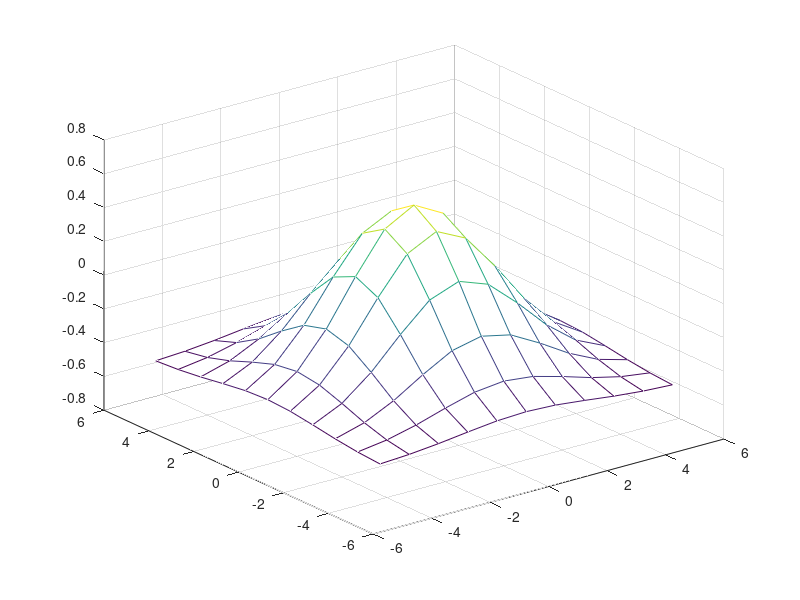

Recreate this plot in MATLAB.
clear;
x = [-5 : 1 : 5]';
y = x;
z = exp(-x .* x * 0.1) * exp(-y .* y * 0.1)' - 0.5;

% plot Gaussian function
mesh(x, y, z)

ndata = size(z, 1) * size(z, 2);
targets = reshape (z, 1, ndata);
[xx, yy] = meshgrid (x, y);
patterns = [reshape(xx, 1, ndata); reshape(yy, 1, ndata)];